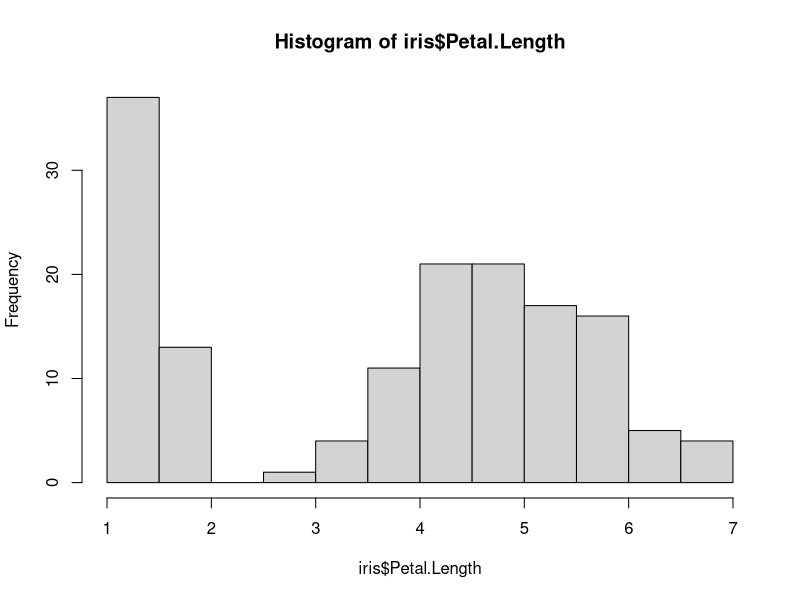
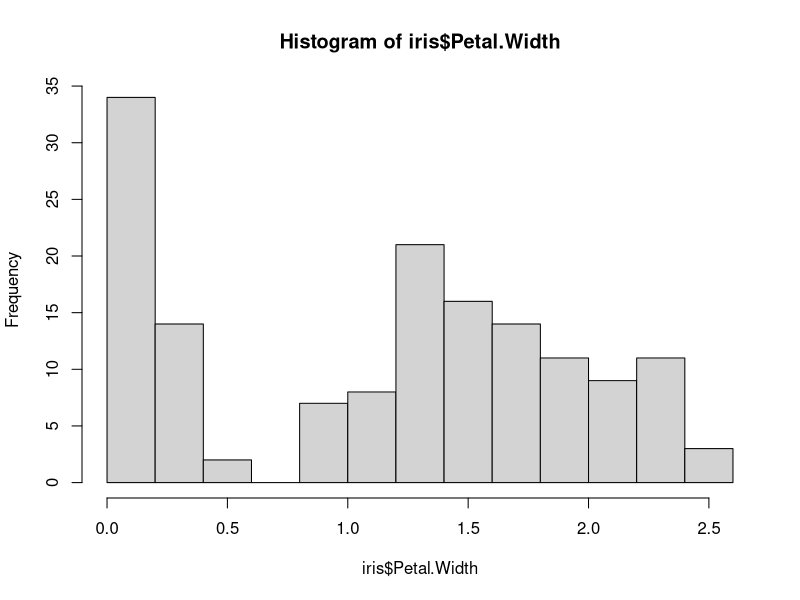

Write R code to recreate these figures, in order. (Note: this script raises an error after producing the figures.)
#Course: Rprograming Tutorial FreeCodeCamp
#Chatper: n.a
#Section: histogramps
#Author: tinbqt 
#Date: 2016-05-24
############################################

?iris

###show the raw data
head(iris)

#create the distribution of each data set
hist(iris$Petal.Length) #plot dot graph
hist(iris$Petal.Width) #plot dot graph
hist(iris)# creat the error
hist(iris$Species) # create the error


#put graph in 3 rows and 1 columms
par(mfrow=c(3,1))


# run tung dong lenh de xuat ra graph
hist(iris$Petal.Width [iris$Species=="setosa"]
     ,xlim = c(0,3)
     ,breaks=9
     ,main="Petal Width for setosa"
     ,xlab=""
     ,col="green"
     )
hist(iris$Petal.Width [iris$Species=="virginica"]
     ,xlim = c(0,3)
     ,breaks=9
     ,main="Petal Width for Virginica"
     ,xlab=""
     ,col="red"
)
hist(iris$Petal.Width [iris$Species=="versicolor"]
     ,xlim = c(0,3)
     ,breaks=9
     ,main="Petal Width for versicolor"
     ,xlab=""
     ,col="blue"
)


#run again
par(mfrow=c(1,1))
